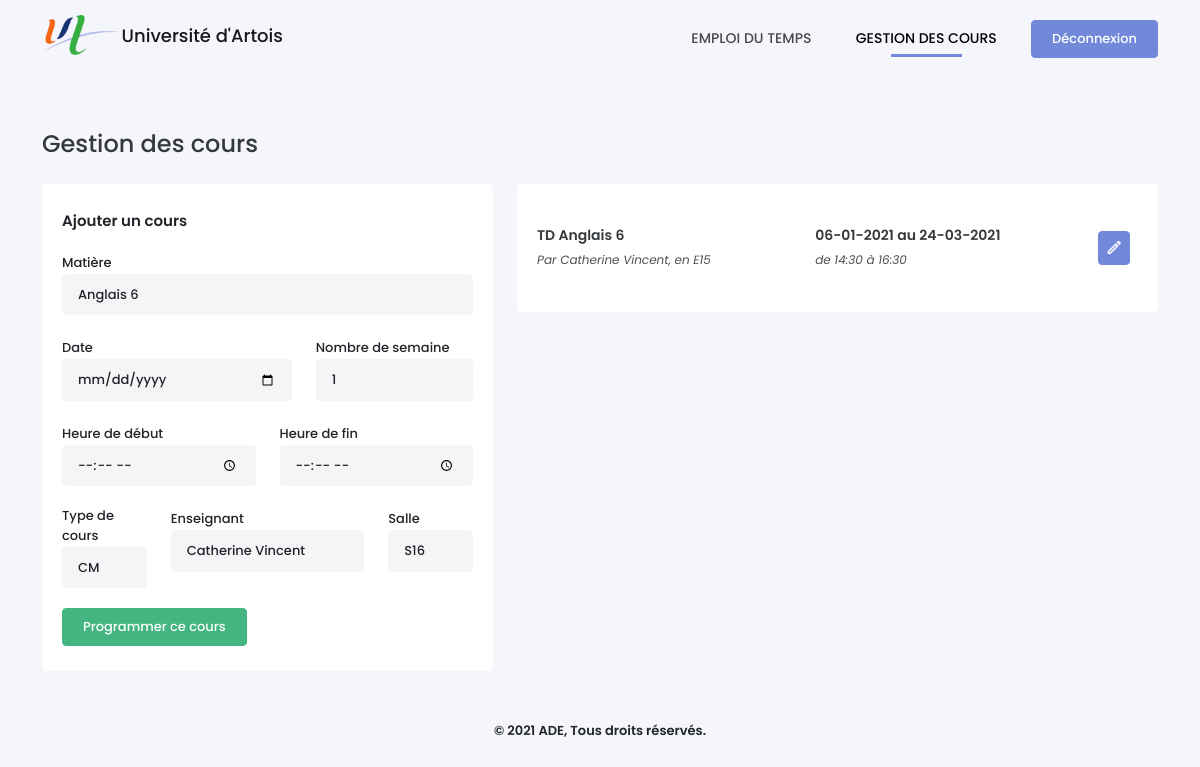
Screenshot of /gestion.php (signed in) with the database file from the repository.
### tables this page shows
CREATE TABLE Cours (
    CourID INTEGER PRIMARY KEY AUTOINCREMENT,
    DateDebut VARCHAR(30) NOT NULL,
    NbSemaines INTEGER NOT NULL,
    HeureDebut time NOT NULL,
    HeureFin time NOT NULL,
    TypeID INTEGER NOT NULL,
    SalleID INTEGER NOT NULL,
    UsagerID INTEGER NOT NULL,
    MatiereID INTEGER NOT NULL,
    CONSTRAINT cour_type_fk FOREIGN KEY (TypeID) REFERENCES TypeCours(TypeID) ON DELETE CASCADE,
    CONSTRAINT cour_salle_fk FOREIGN KEY (SalleID) REFERENCES Salles(SalleID) ON DELETE CASCADE
    CONSTRAINT cour_enseignant_fk FOREIGN KEY (UsagerID) REFERENCES Usagers(UsagerID) ON DELETE CASCADE,
    CONSTRAINT cour_matiere_fk FOREIGN KEY (MatiereID) REFERENCES Matieres(MatiereID) ON DELETE CASCADE
);

CREATE TABLE TypeCours (
    TypeID INTEGER PRIMARY KEY AUTOINCREMENT,
    NomType VARCHAR NOT NULL
);

CREATE TABLE Matieres (
    MatiereID INTEGER PRIMARY KEY AUTOINCREMENT,
    NomMatiere VARCHAR(25) NOT NULL,
    CouleurMatiere VARCHAR(10) NOT NULL,
    PromotionID INTEGER NOT NULL,
    CONSTRAINT matiere_promo_fk FOREIGN KEY (PromotionID) REFERENCES Promotions(PromotionID) ON DELETE CASCADE
);

CREATE TABLE Usagers (
    UsagerID VARCHAR(30) PRIMARY KEY NOT NULL,
    MotDePasse VARCHAR(255) NOT NULL,
    Nom VARCHAR(15) NOT NULL,
    Prenom VARCHAR(20) NOT NULL,
    RangID INTEGER NOT NULL,
    CONSTRAINT usager_rang_fk FOREIGN KEY (RangID) REFERENCES Rangs(RangID) ON DELETE CASCADE
);

CREATE TABLE Salles (
    SalleID INTEGER PRIMARY KEY AUTOINCREMENT,
    NomSalle VARCHAR NOT NULL
);

### gestion.php (the view, shortened to what this page needs)
<!DOCTYPE html>
<?php
require_once('./config.php');
?>
<html lang="fr-FR">
<head>
    <link type="text/css" rel="stylesheet" href="./assets/css/icons.min.css">
    <link type="text/css" rel="stylesheet" href="./assets/css/bootstrap.min.css">
    <link type="text/css" rel="stylesheet" href="./assets/css/style.css">
</head>
<body>
    <?php require_once('./views/header.php') ?>
    <div class="container">
        <h4>Gestion des cours</h4>
        <div class="row">
            <div class="col-md-5">
                <div class="box-content getEvent">
                    <?php if(empty($_GET['courID'])) {?>
                        <div class="content-title">Ajouter un cours</div>
                        <form method="POST" id="form_addEvent">
                            <div class="row">
                                <div class="form-group">
                                    <label for="matter">Matière</label>
                                    <select name="matter" id="" class="form-control">
                                        <?php
                                        $option = ($_SESSION['rang'] == 2) ? 'INNER JOIN Enseigne ON Matieres.MatiereID = Enseigne.MatiereID AND UsagerID = "'.$_SESSION['id'].'"' : '';
                                        $sMatieres = $bdd->query('SELECT * FROM Matieres '.$option. ' ORDER BY NomMatiere');
                                        while($aMatieres = $sMatieres->fetch()) {
                                            echo '<option value="'.$aMatieres['MatiereID'].'">'.htmlspecialchars($aMatieres['NomMatiere']).'</option>';
                                        } ?>
                                    </select>
                                </div>
                                <div class="col-md-7 form-group" id="firstdate">
                                    <label for="firstdate">Date</label>
                                    <input type="date" name="firstdate" class="form-control">
                                </div>
                                <div class="col-md-5 form-group" id="nbweek">
                                    <label for="nbweek">Nombre de semaine</label>
                                    <input type="number" name="nbweek" class="form-control" value="1">
                                </div>
                                <div class="col-md-6 form-group" id="start">
                                    <label for="start">Heure de début</label>
                                    <input type="time" name="start" class="form-control">
                                </div>
                                <div class="col-md-6 form-group" id="end">
                                    <label for="end">Heure de fin</label>
                                    <input type="time" name="end" class="form-control">
                                </div>
                                <div class="col-md-3 form-group">
                                    <label for="type">Type de cours</label>
                                    <select name="type" class="form-control">
                                        <?php $query = $bdd->query('SELECT * FROM TypeCours');
                                            while ($row = $query->fetch()){
                                                echo '<option value="' . $row['TypeID'].'">' . htmlspecialchars($row['NomType']) . '</option>';
                                            }
                                        ?>
                                    </select>
                                </div>
                                <div class="col-md-6 form-group">
                                    <label for="user">Enseignant</label>
                                    <select name="user" class="form-control">
                                        <?php $sql = ($_SESSION['rang'] == 2) ? 'AND UsagerID = "'.$_SESSION['id'].'"' : '';
                                            $query = $bdd->query('SELECT * FROM Usagers WHERE RangID = 2 ' . $sql);
                                            while ($row = $query->fetch()){
                                                echo '<option value="' .$row['UsagerID'] .'">'.htmlspecialchars($row['Prenom'].' '.$row['Nom']).'</option>';
                                            }
                                        ?>
                                    </select>
                                </div>
                                <div class="col-md-3 form-group">
                                    <label for="room">Salle</label>
                                    <select name="room" class="form-control">
                                        <?php $query = $bdd->query('SELECT * FROM Salles');
                                            while ($row = $query->fetch()){
                                                echo '<option value="'.$row['SalleID'].'">'.htmlspecialchars($row['NomSalle']).'</option>';
                                            }
                                        ?>
                                    </select>
                                </div>
                            </div>
                            <input type="submit" name="add_event" value="Programmer ce cours" class="btn btn-success">
                        </form>
                    <?php } ?>
                </div>
            </div>
            <div class="col-md-7">
                <div class="box-content" id="list-event">
                    <div class="select-data">
                        <?php
                        $where = ($_SESSION['rang'] == 2) ? 'WHERE UsagerID ="'. $_SESSION['id'] . '"' : '';
                        $sCours = $bdd->query('SELECT * FROM Cours INNER JOIN Matieres USING(MatiereID), TypeCours USING(TypeID), Usagers USING(UsagerID), Promotions USING(PromotionID), Salles USING(SalleID) '.$where.' ORDER BY DateDebut DESC, HeureDebut DESC');
                        while($aCours = $sCours->fetch()) {
                            echo '<div class="list-items d-flex flex-row align-items-center justify-content-between">';
                            echo '<div class="item-info">';
                            echo '<p>'.$aCours['NomType'].' '.$aCours['NomMatiere'].'</p>';
                            echo '<span>Par '.htmlspecialchars($aCours['Prenom']). ' '.htmlspecialchars($aCours['Nom']). ', en '.htmlspecialchars($aCours['NomSalle']).'</span>';
                            echo '</div>';
                            echo '<div class="item-info">';
                            echo '<p>'.date('d-m-Y', $aCours['DateDebut']).' au '.date('d-m-Y', ($aCours['DateDebut'] + ($aCours['NbSemaines'] * 604800))).'</p>';
                            echo '<span>de '.$aCours['HeureDebut']. ' à '.$aCours['HeureFin'].'</span>';
                            echo '</div>';
                            echo '<a href="?courID='.$aCours['CourID'].'" class="btn btn-primary"><i class="mdi mdi-pencil-outline"></i></a>';
                            echo '</div>';
                        } ?>
                    </div>
                </div>
            </div>
        </div>
    </div>
    <?php require_once('./views/footer.php') ?>
</body>
</html>

### views/header.php
<header>
    <div class="container">
        <div class="logo">
            <a href="./"><img src="./assets/img/logo.png" alt="logo"><span>Université d'Artois</span></a>
        </div>
        <nav>
            <ul>
                <li <?= (basename($_SERVER['PHP_SELF']) == 'index.php') ? 'class="active"' : null ?>>
                    <a href="./"> Emploi du temps</a>
                </li>
                <?php if($_SESSION['rang'] > 1) { ?>
                <li <?= (basename($_SERVER['PHP_SELF']) == 'gestion.php') ? 'class="active"' : null ?>>
                    <a href="./gestion"> Gestion des cours</a>
                </li>
                <?php } if($_SESSION['rang'] > 2) { ?>
                <li <?= (basename($_SERVER['PHP_SELF']) == 'admin.php') ? 'class="active"' : null ?>>
                    <a href="./admin">Administration</a>
                </li>
                <?php } ?>
                <li>
                    <a href="./logout" class="btn btn-primary">Déconnexion</a>
                </li>
            </ul>
        </nav>
    </div>
</header>

### views/footer.php
<footer>
    <p>© 2021 ADE, Tous droits réservés.</p>
</footer>

### assets/css/style.css (style rules this page uses)
* { box-sizing: border-box; outline: none; -webkit-tap-highlight-color: rgba(0, 0, 0, 0); }
body { font-family: Poppins, sans-serif; background-color: #F5F6FB; margin: 0; padding: 0; }
header { width: 100%; height: 80px; margin-bottom: 50px; }
.logo a { float: left; margin-top: 15px; text-decoration: none; }
.logo img { height: 40px; }
.logo a span { color: #000; vertical-align: middle; opacity: .9; font-size: 18px; font-weight: 500; }
nav { float: right; padding: 20px 0; }
nav ul { padding: 0; margin: 0; list-style: none; position: relative; }
nav ul li { display: inline-block; margin-left: 20px; }
nav a { display: block; padding: 0 10px; color: #000; opacity: .7; text-transform: uppercase; font-weight: 500; font-size: 14px; text-decoration: none; }
nav ul li.active a { opacity: 1; }
nav ul li a::after { content: ''; width: 50%; display: block; margin: 5px auto; border-bottom: 3px solid transparent; }
nav ul li.active a::after { border-color: #7289DA; }
nav a.btn { display: flex; opacity: 1; font-size: 13px; padding: 8px 20px; text-transform: unset; }
footer { text-align: center; margin: 20px auto; font-weight: 600; font-size: 13px; }
.container { min-width: 80%; }
.container h4 { opacity: .9; margin-bottom: 25px; }
.btn { font-weight: 500; font-size: 13px; padding: 8px 20px; }
.btn-primary { background-color: #7289DA; border-color: #7289DA; }
.btn-success { background-color: #43B581; border-color: #43B581; }
.box-content { position: relative; width: 100%; padding: 25px 20px; background-color: #fff; border-radius: 5px; margin-bottom: 30px; }
.box-content::after { content: ''; clear: both; display: table; }
.content-title { font-size: 15px; display: inline-block; position: relative; font-weight: 600; height: 40px; }
.list-items { padding: 15px 0; border-bottom: 2px solid #DADFE1; }
.list-items:last-child { border: 0; }
.item-info { line-height: 1.6; flex: 1; }
.list-items p { font-weight: 600; margin-bottom: 0; opacity: .9; font-size: 14px; }
.list-items span { font-size: 12px; font-style: italic; opacity: .8; }
.list-items > .btn { padding: 3px 6px; font-size: 1.1rem; margin-left: 5px; }
.form-group { margin-bottom: 20px; position: relative; min-height: 60px; }
label { font-size: 13px; font-weight: 500; }
.form-control, .form-control:focus { background-color: #F5F5F7; border-color: #F5F5F7; font-size: 13px; font-weight: 500; padding: 10px 15px; }
.select-data { max-height: 650px; overflow: auto; padding-right: 8px; }

### rows the page displays
cours: TypeID.NomType "TD", MatiereID.NomMatiere "Anglais 6", UsagerID.Prenom "Catherine", UsagerID.Nom "Vincent", SalleID.NomSalle "E15", DateDebut "06-01-2021", date('d-m-Y', ($aCours['DateDebut'] + ($aCours['NbSemaines'] * 604800))) "24-03-2021", HeureDebut "14:30", HeureFin "16:30"

### other values shown
form field matter "Anglais 6"
form field type "CM"
form field user "Catherine Vincent"
form field room "S16"
